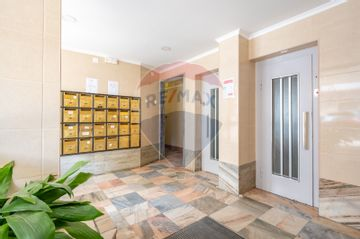
#> input picture data/cases/case_0/case_0__image_0.jpg, 360 x 239 px, given as the content of the folder data/watermark, which was not available
$ jupyter execute --allow-errors 1_expand_dataset.ipynb   (text cells are left out)
#> lines starting #> are read from the running program, lines starting #| are printed output that depends on the picture; pictures that were not available may be replaced by others from this repository, and a replacement may not be noted
[cell 1]
import os
import tqdm
import random
import pandas as pd

from PIL import Image

[cell 2]
PATH_DATA = "data"
PATH_WATERMARKS = os.path.join(PATH_DATA,"watermark")
PATH_IMAGES_CASES = os.path.join(PATH_DATA,"cases")
PATH_CSV_OUTPUTS = os.path.join(PATH_DATA,"csv_outputs")

[cell 3]
def apply_watermark(image, watermark, transparency=1.0):
    # Cria uma cópia da marca d'água para garantir que a original não seja alterada
    watermark_copy = watermark.copy()

    if image.mode != 'RGBA':
        image = image.convert('RGBA')
    if watermark_copy.mode != 'RGBA':
        watermark_copy = watermark_copy.convert('RGBA')

    # Modifica a transparência apenas na cópia
    alpha = watermark_copy.split()[3]
    alpha = Image.eval(alpha, lambda a: int(a * transparency))
    watermark_copy.putalpha(alpha)

    # Redimensiona a cópia da marca d'água
    scale_factor = random.uniform(0.1, 0.5)
    new_size = (int(watermark_copy.width * scale_factor), int(watermark_copy.height * scale_factor))
    watermark_copy = watermark_copy.resize(new_size, Image.Resampling.LANCZOS)

    # Calcula a posição e aplica a marca d'água na imagem
    position = ((image.width - watermark_copy.width) // 2, (image.height - watermark_copy.height) // 2)
    combined = Image.alpha_composite(image, Image.new('RGBA', image.size))
    combined.paste(watermark_copy, position, watermark_copy)

    return combined

[cell 4]
watermarks_dict = {}
for watermark_name in tqdm.tqdm(os.listdir(PATH_WATERMARKS)):
    watermark_path = os.path.join(PATH_WATERMARKS, watermark_name)
    watermark = Image.open(watermark_path)
#> watermark is the input picture: PIL image 360x239 RGB; mean R, G, B 195, 184.8, 168.4

    watermarks_dict[watermark_name] = watermark

[cell 5]
def get_watermark_image(image_path, watermark,i, transparency=1.0):
    image = Image.open(image_path)
    # Aplicando a marca d'água
    image_watermark = apply_watermark(image, watermark, transparency=transparency)
#> in apply_watermark, `alpha = watermark_copy.split()[3]`: alpha: PIL image 360x239 L; every value is 255
#> in apply_watermark, `watermark_copy = watermark_copy.resize(new_size, Image.Resampling.LANC..`:
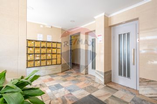
#> watermark_copy: PIL image 157x104 RGBA; mean R, G, B, A 195, 184.8, 168.4, 255
#> in apply_watermark, `combined.paste(watermark_copy, position, watermark_copy)`:
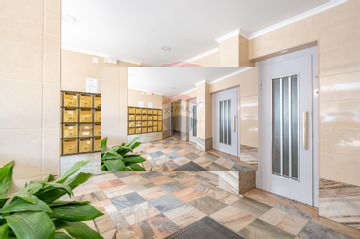
#> combined: PIL image 360x239 RGBA; mean R, G, B, A 197.7, 189.5, 174.3, 255
    # Extrai o nome do arquivo e a extensão
    path, type_ = image_path.rsplit(".", 1)
    watermark_path = f"{path}_watermark_{i}.{type_}"

    # Verifica o tipo de arquivo e ajusta se necessário
    if type_.lower() == 'jpeg' or type_.lower() == 'jpg':
        if image_watermark.mode == 'RGBA':
            # Converte para RGB se for salvar como JPEG
            image_watermark = image_watermark.convert('RGB')
    image_watermark.save(watermark_path)
    return watermark_path

[cell 6]
results = []
for case_name in tqdm.tqdm(os.listdir(PATH_IMAGES_CASES)):
    case_path = os.path.join(PATH_IMAGES_CASES, case_name)
    result = [int(case_name.split("_")[-1])]
    for image_name in os.listdir(case_path):
        image_path = os.path.join(case_path, image_name)
        result.append(image_path)
        for i, (watermark_path, watermark) in enumerate(watermarks_dict.items()):
            image_watermark_path = get_watermark_image(image_path, watermark,i, transparency=30)
            result.append(image_watermark_path)
    results.append(result)
#> pass 2 of the loop `for case_name in tqdm.tqdm(os.listdir(PATH_IMAGES_CASES)):`:
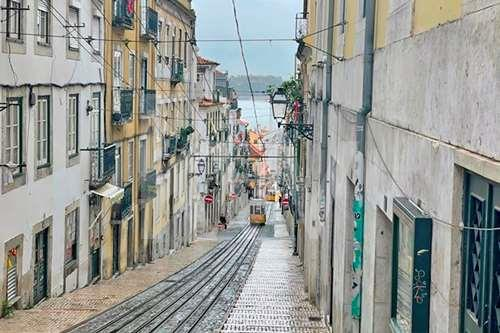
#> input picture data/cases/case_1/case_1__image_0.jpg, 500 x 333 px
#> in get_watermark_image, image is the input picture: PIL image 500x333 RGB; mean R, G, B 149.4, 152.4, 148.3
#> image: PIL image 500x333 RGBA
#> in apply_watermark (call 4), `watermark_copy = watermark_copy.resize(new_size, Image.Resampling.LANC..`:
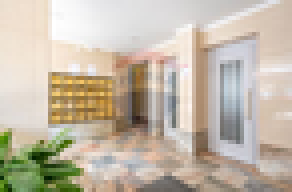
#> watermark_copy: PIL image 73x48 RGBA (shown 4 times larger); mean R, G, B, A 195, 184.8, 168.4, 255
#> combined: PIL image 500x333 RGBA
#> image_watermark: PIL image 500x333 RGB
